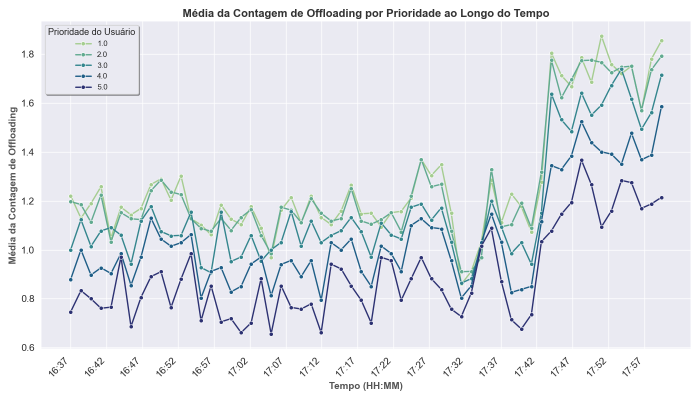
#> input picture results/scenario-20k-FT-only-parent-concentrated/plots/avg_offloading_by_priority.png, 1400 x 800 px (shown at 1/2 size)
$ python combining_plots.py
#> lines starting #> are read from the running program, lines starting #| are printed output that depends on the picture
from PIL import Image
import numpy as np

# Define the folder and image files
FOLDER_NAME = "scenario-20k-FT-only-parent-concentrated"
image_files = [
    "avg_offloading_by_priority.png",
    "execution_location_per_user_priority.png",
    "avg_processing_time_by_priority.png",
    "offloading_reasons_per_priority.png",
    "avg_service_duration.png",
    "heatmap_service_duration.png",
]
image_files = [FOLDER_NAME + "/plots/" + image_file for image_file in image_files]


# Function to read and load images
def load_image(image_file):
    return Image.open(image_file)


# Function to create a blank canvas
def create_blank_canvas(width, height):
    return Image.new("RGB", (width, height), (255, 255, 255))


# Define the dimensions of the canvas and images
image_width, image_height = 1400, 800  # Adjust this according to the image sizes
canvas_width = image_width * 2  # 2 columns
canvas_height = image_height * 3  # 3 rows

# Create a blank canvas to combine images
canvas = create_blank_canvas(canvas_width, canvas_height)
#> canvas: PIL image 2800x2400 RGB; every value is 255
#> in load_image, returned value is the input picture: PIL image 1400x800 RGBA; mean R, G, B, A 230.8, 232.9, 238.8, 255


# Function to paste images onto the canvas
def paste_image_on_canvas(canvas, image, row, col):
#> called with row = 0, col = 0
    canvas.paste(image, (col * image_width, row * image_height))
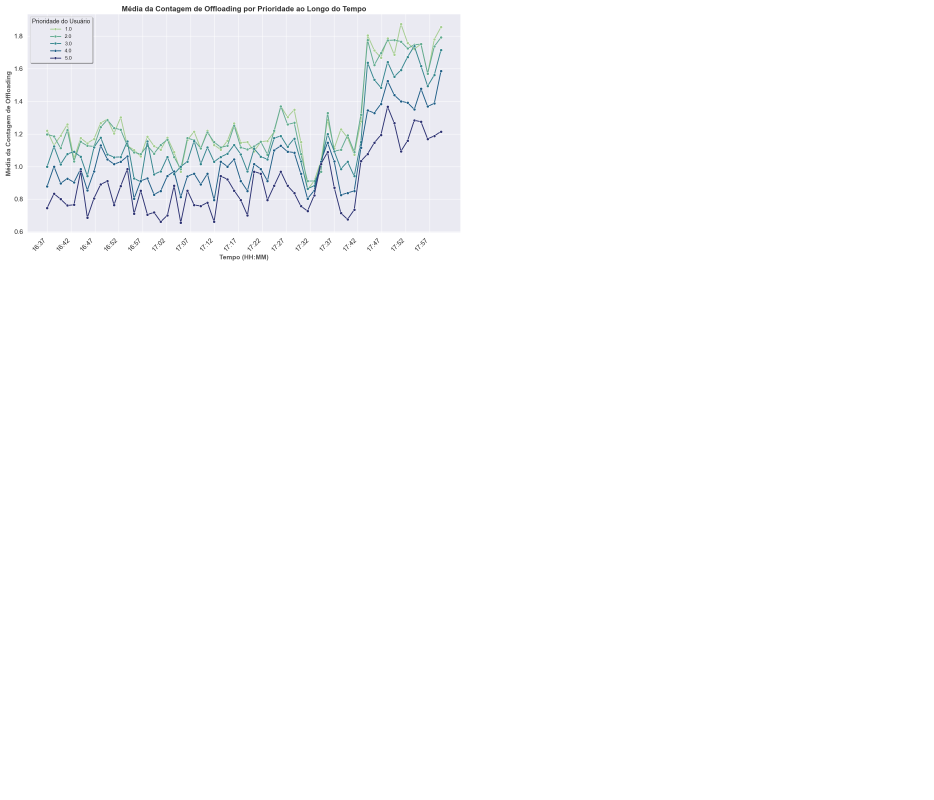
#> canvas: PIL image 2800x2400 RGB (shown at 1/3 size); mean R, G, B 251, 251.3, 252.3


# Load and paste images
for i, image_file in enumerate(image_files):
    img = load_image(image_file)
    img = img.resize((image_width, image_height))  # Resize if necessary
    row = i // 2  # Determine row
    col = i % 2  # Determine column
    paste_image_on_canvas(canvas, img, row, col)
#> pass 2 of the loop `for i, image_file in enumerate(image_files):`:
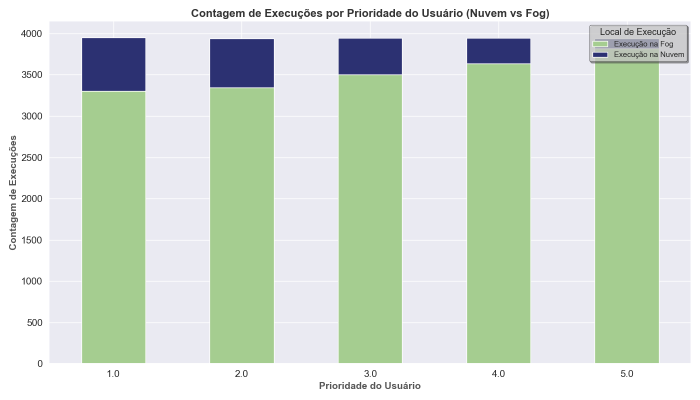
#> input picture results/scenario-20k-FT-only-parent-concentrated/plots/execution_location_per_user_priority.png, 1400 x 800 px (shown at 1/2 size)
#> in load_image, returned value is the input picture: PIL image 1400x800 RGBA; mean R, G, B, A 207.1, 220.3, 206, 255
#> in paste_image_on_canvas (call 2), `canvas.paste(image, (col * image_width, row * image_height))`:
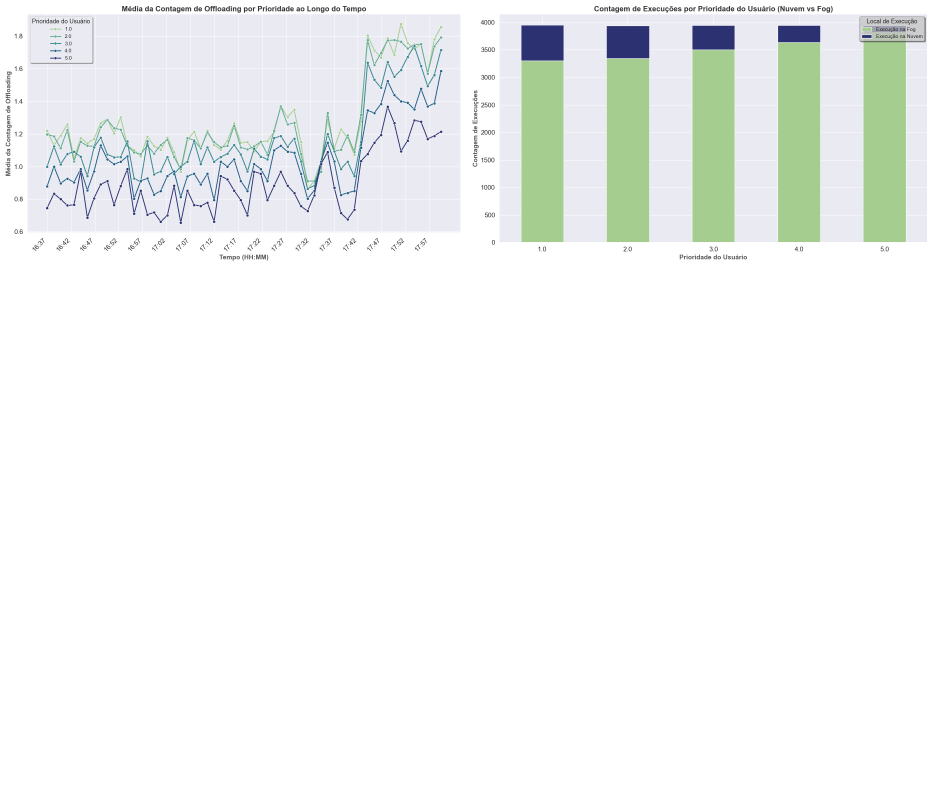
#> canvas: PIL image 2800x2400 RGB (shown at 1/3 size); mean R, G, B 243, 245.5, 244.1
#> pass 3 of the loop `for i, image_file in enumerate(image_files):`:
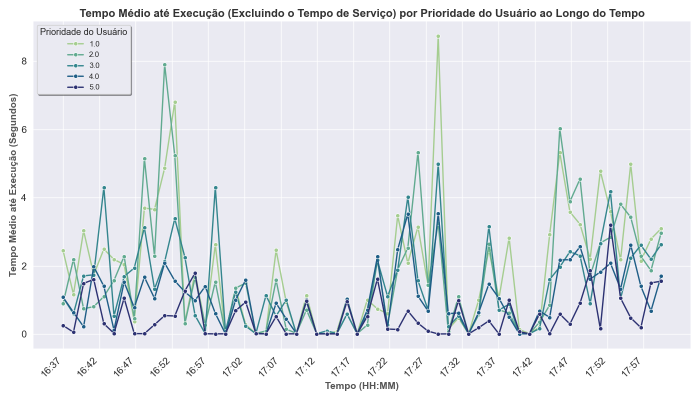
#> input picture results/scenario-20k-FT-only-parent-concentrated/plots/avg_processing_time_by_priority.png, 1400 x 800 px (shown at 1/2 size)
#> in load_image, returned value is the input picture: PIL image 1400x800 RGBA; mean R, G, B, A 228.7, 231.6, 237, 255
#> in paste_image_on_canvas (call 3), `canvas.paste(image, (col * image_width, row * image_height))`:
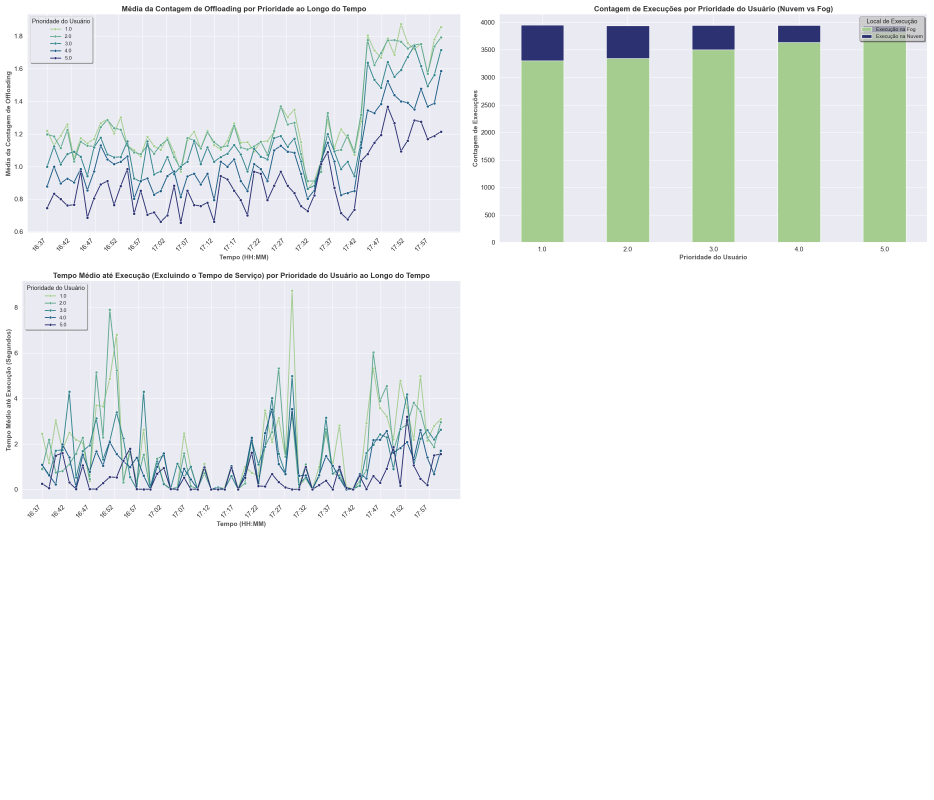
#> canvas: PIL image 2800x2400 RGB (shown at 1/3 size); mean R, G, B 238.6, 241.6, 241.1
#> the loop made 6 passes; the first 3 are shown

# Save the combined image
canvas.save(FOLDER_NAME + "/plots/combined_plots.png", "PNG")
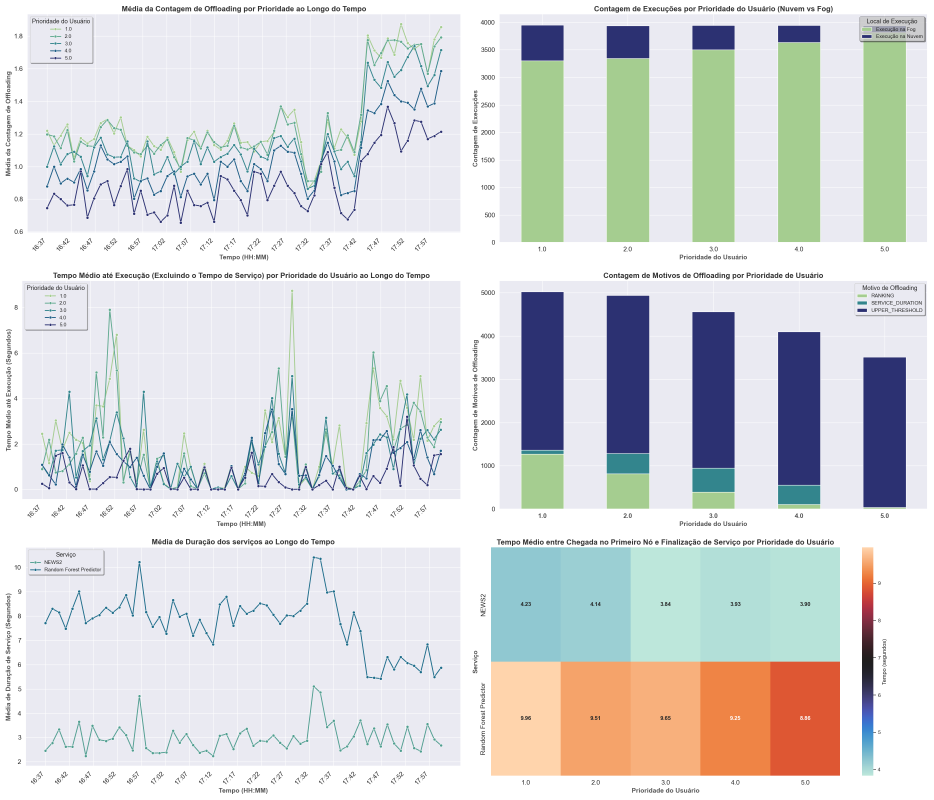
#> saved as combined_plots.png: PIL image 2800x2400 RGB (shown at 1/3 size); mean R, G, B 216.6, 218.5, 219.3
